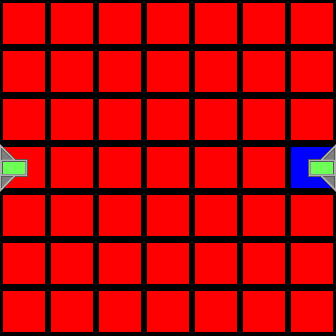

This is a level from a 2D game, rendered from its Tiled map with the project's own tilesets. A one-line summary and the complete map file follow:
An orthogonal 7x7 tile map with 48x48 px tiles, 2 tile layers (Colors, Tiles).

<map version="1.0" orientation="orthogonal" renderorder="right-down" width="7" height="7" tilewidth="48" tileheight="48" nextobjectid="1">
 <properties>
  <property name="AvailableTiles" value="1, 2, 1, 2" />
 </properties>
 <tileset firstgid="1" source="tiles.tsx" />
 <layer name="Colors" width="7" height="7">
  <data encoding="csv">
41,41,41,41,41,41,41,
41,41,41,41,41,41,41,
41,41,41,41,41,41,41,
41,41,41,41,41,41,43,
41,41,41,41,41,41,41,
41,41,41,41,41,41,41,
41,41,41,41,41,41,41
</data>
 </layer>
 <layer name="Tiles" width="7" height="7">
  <data encoding="csv">
1,1,1,1,1,1,1,
1,1,1,1,1,1,1,
1,1,1,1,1,1,1,
6,1,1,1,1,1,8,
1,1,1,1,1,1,1,
1,1,1,1,1,1,1,
1,1,1,1,1,1,1
</data>
 </layer>
</map>
